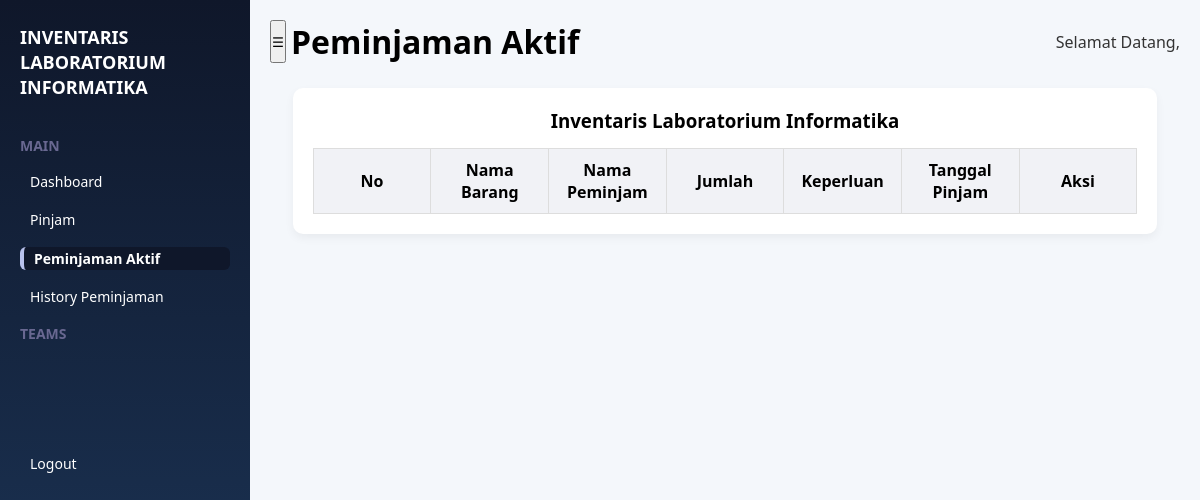
Page /Admin/peminjaman.php on the earlier database version.
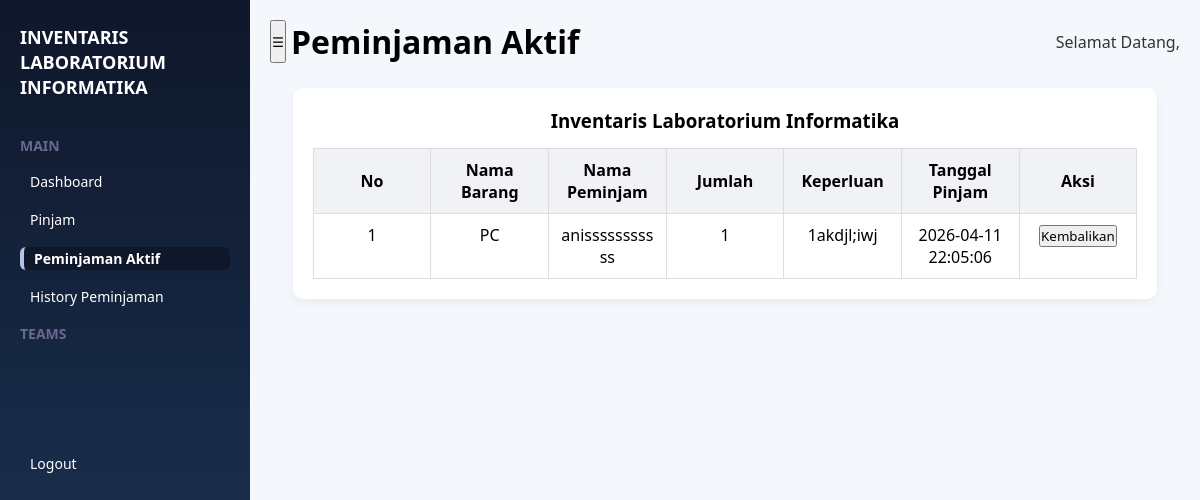
Same page on the later database version.
### tables this page shows
CREATE TABLE `peminjaman` (
  `id` int NOT NULL,
  `nama_peminjam` varchar(100) DEFAULT NULL,
  `keperluan` text,
  `jumlah` int DEFAULT NULL,
  `barang_id` int DEFAULT NULL,
  `tanggal_pinjam` datetime DEFAULT CURRENT_TIMESTAMP,
  `tanggal_kembali` datetime DEFAULT NULL,
  `status` enum('dipinjam','dikembalikan') DEFAULT 'dipinjam'
);

CREATE TABLE `barang` (
  `id` int NOT NULL,
  `kategori_id` int DEFAULT NULL,
  `kode_inventaris` varchar(50) NOT NULL,
  `nama_barang` varchar(100) NOT NULL,
  `merk` varchar(100) DEFAULT NULL,
  `tipe` varchar(100) DEFAULT NULL,
  `spesifikasi` text,
  `jumlah` int NOT NULL,
  `kondisi` enum('Baik','Cukup','Rusak') NOT NULL,
  `lokasi` varchar(100) DEFAULT NULL,
  `tahun_perolehan` year DEFAULT NULL,
  `keterangan` text,
  `tersedia` tinyint(1) NOT NULL DEFAULT '1',
  `create_at` timestamp NULL DEFAULT CURRENT_TIMESTAMP
);

### Admin/peminjaman.php (the view, shortened to what this page needs)
<?php
    require_once __DIR__ . "/../config/database.php";
$query = mysqli_query($conn,"
SELECT peminjaman.*, barang.nama_barang
FROM peminjaman
JOIN barang ON peminjaman.barang_id = barang.id
WHERE peminjaman.status='dipinjam'
ORDER BY peminjaman.id DESC
");
?>
<!DOCTYPE html>
<html lang="en">
<head>
    <link href="https://cdn.jsdelivr.net/npm/select2@4.1.0-rc.0/dist/css/select2.min.css" rel="stylesheet"/>
    <link rel="stylesheet" href="../assets/style.css">
</head>
<body class="body">
    <div class="container">
        <?php $page = basename($_SERVER['PHP_SELF']); ?>
        <div class="sidebar" id="sidebar">
            <h2 class="logo">INVENTARIS LABORATORIUM<br>INFORMATIKA</h2>
            <div class="menu-group">
                <p class="menu-title">MAIN</p>
                <ul>
                    <li><a href="dashboard.php" class="menu-item <?=  $page=='dashboard.php'?'active':''?>">Dashboard</a></li>
                    <li><a href="../pinjam.php" class="menu-item  <?=  $page=='pinjam.php'?'active':''?>">Pinjam</a></li>
                    <li><a href="peminjaman.php" class="menu-item  <?=  $page=='peminjaman.php'?'active':''?>">Peminjaman Aktif</a></li>
                    <li><a href="../history_peminjaman.php" class="menu-item  <?=  $page=='history_peminjaman.php'?'active':''?>">History Peminjaman</a></li>
                </ul>
            </div>
            <div class="menu-group">
                <p class="menu-title">TEAMS</p>
            </div>
            <div class="logout">
                <a href="logout.php" class="menu-item logout">Logout</a>
            </div>
        </div>
        <div class="main" id="main">
            <div class="header">
                <div class="button_dash">
                    <button id="toggleSidebar">☰</button>
                    <h1>Peminjaman Aktif</h1>
                </div>
                <div class="user">Selamat Datang, <br><?php echo $_SESSION["username"];?></div>
            </div>
                <div class="table-container">
                    <h3>Inventaris Laboratorium Informatika</h3>
                    <table>
                        <thead>
                            <tr class="table-header">
                                <th>No</th>
                                <th>Nama Barang</th>
                                <th>Nama Peminjam</th>
                                <th>Jumlah</th>
                                <th>Keperluan</th>
                                <th>Tanggal Pinjam</th>
                                <th>Aksi</th>
                            </tr>
                        </thead>
                            <?php
                            $no = 1;
                            while($row = mysqli_fetch_assoc($query)){
                            ?>
                        <tr class="table-row">
                            <td><?= $no++; ?></td>
                            <td><?= $row['nama_barang']; ?></td>
                            <td><?= $row['nama_peminjam']; ?></td>
                            <td><?= $row['jumlah']; ?></td>
                            <td><?= $row['keperluan']; ?></td>
                            <td><?= $row['tanggal_pinjam']; ?></td>
                            <td>
                                <a class="btn"  href="kembalikan.php?id=<?= $row['id']; ?>">
                                    <button>Kembalikan</button>
                                </a>
                            </td>
                            <?php } ?>
                        </tr>
                    </table>
                </div>
            </div>
        </div>
</body>
</html>

Differences in the rows shown:
added peminjaman: barang.nama_barang "PC", nama_peminjam "anisssssssssss", jumlah "1", keperluan "1akdjl;iwj", tanggal_pinjam "2026-04-11 22:05:06"
